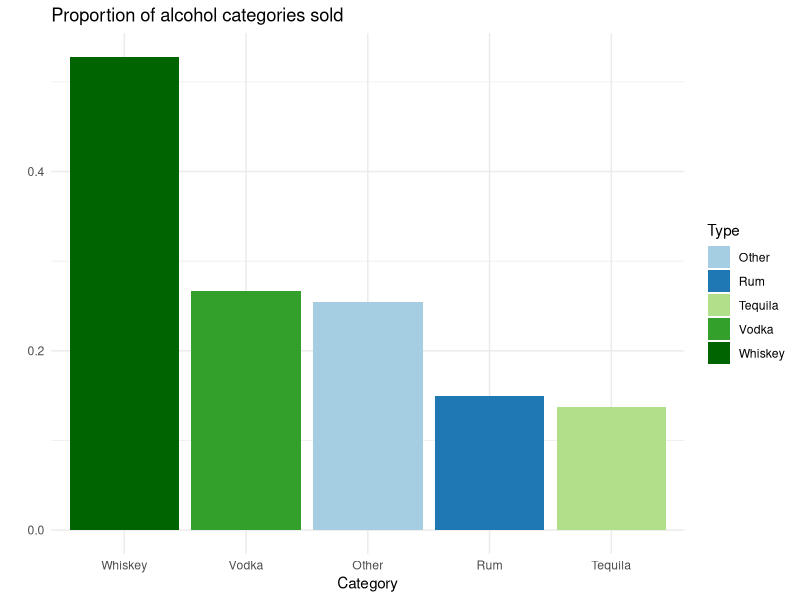
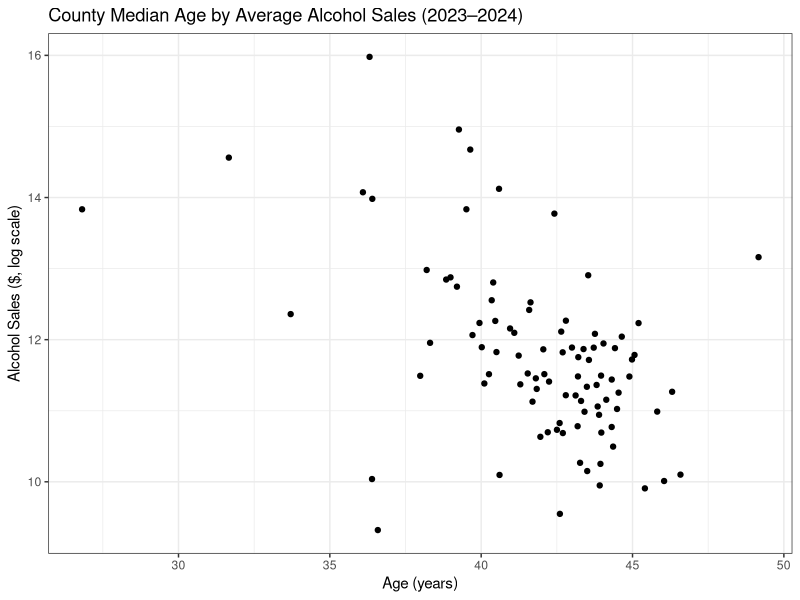
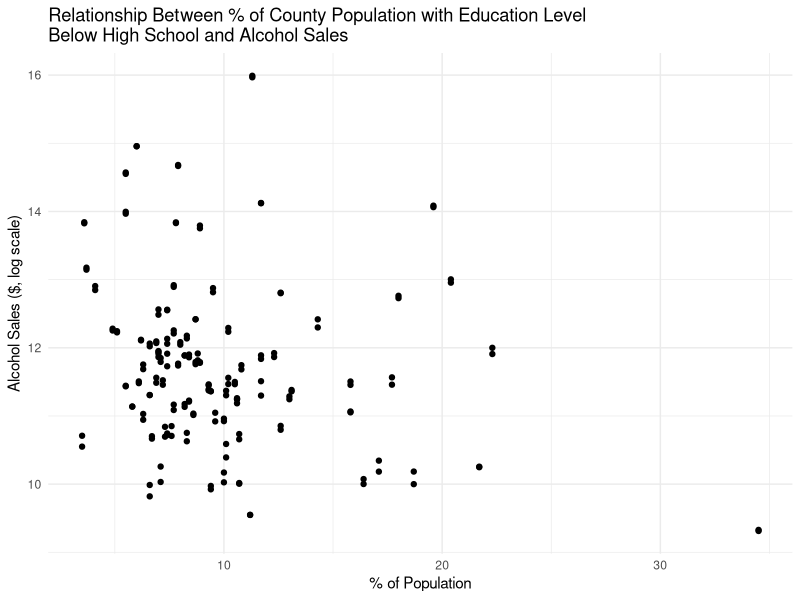
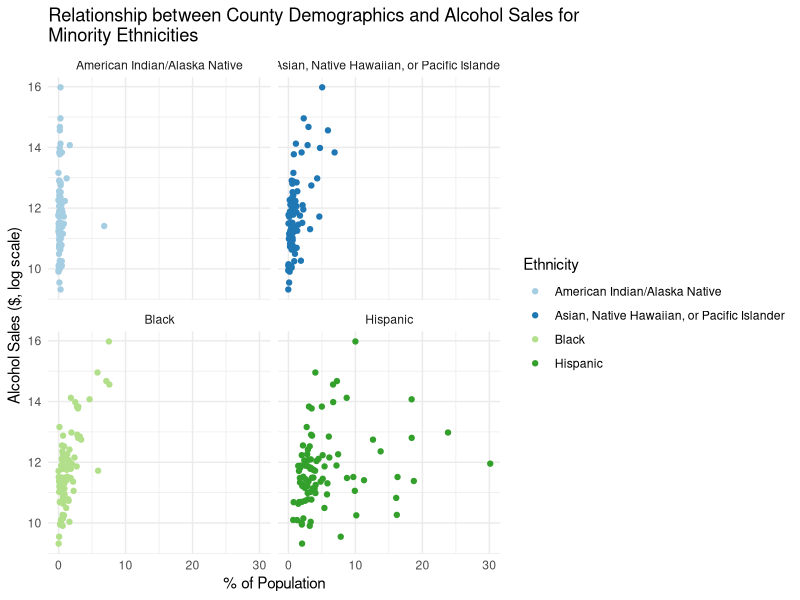

Generate these figures, in order, with R:
library(tidyverse)
library(readr)
library(here)
library(ggplot2)

# D.E.A.D. report visualizations

# read in data
model_data <- read_csv(here("data", "dead_model_data.csv")) |>
  mutate(across(month_2:month_7, as.integer))

# Alcohol Category -------------------------------------------------------------

## prepare data
p1 <- model_data |>
  # create one column containing alcohol categories and another column containing the percentages
  pivot_longer(cols = c("vodka_ptc", "whiskey_ptc", "tequila_ptc", "rum_ptc", "other_ptc"),
               names_to = "type",
               values_to = "type_ptc") |>
  # average % of each alcohol category for each county
  group_by(county_1, type) |>
  summarise(pct = mean(type_ptc),
            rev = mean(revenue)) |>
  # rename category values for plot
  mutate(type = case_when(
    type == "vodka_ptc" ~ "Vodka",
    type == "whiskey_ptc" ~ "Whiskey",
    type == "tequila_ptc" ~ "Tequila",
    type == "rum_ptc" ~ "Rum",
    type == "other_ptc" ~ "Other"
    
  ))

## create plot with category on x-axis and prop. on y-axis
p1 |>
  ggplot(aes(x=reorder(type, -pct), y=pct, fill=type)) +
  # bar plot
  geom_bar(position = "dodge", stat='identity') +
  # select manual colors
  scale_fill_manual(values = c("#a6cee3", "#1f78b4", "#b2df8a", "#33a02c", "darkgreen"),
                    name="Type") +
  # title and axis labels
  labs(x="Category",
       y="",
       title = "Proportion of alcohol categories sold") +
  theme_minimal()

# Median Age -------------------------------------------------------------------

model_data |>
  # take avg of median age value and alcohol sales for each county over the two years
  group_by(county) |>
  summarise(avg = mean(median_age),
            avg_rev = mean(revenue)) |>
  # x-axis = median age, y-axis = log of sales to show patterns more clearly and combat outliers in sales
  ggplot(aes(x=avg, y=log(avg_rev))) +
  # scatter plot
  geom_jitter() +
  # title and axis labels
  labs(x="Age (years)",
       y="Alcohol Sales ($, log scale)",
       title = "County Median Age by Average Alcohol Sales (2023–2024)") +
  theme_bw() 

# Education Level --------------------------------------------------------------

model_data |>
  # avg sales and % of pop. education below high school for each county and year
  group_by(county_1, year) |>
  summarise(avg_rev = mean(revenue),
            avg_edu = mean(pct_high_school_lower)) |>
  # plot with x-axis = % of pop. education below high school for each county and year 
  # and y-axis = log(sales) (log to deal with outliers so we can see patterns in data more clearly)
  ggplot(aes(x=avg_edu, y=log(avg_rev))) +
  # scatter plot
  geom_point() +
  # titlle and axis labels
  labs(x="% of Population",
       y="Alcohol Sales ($, log scale)",
       title = "Relationship Between % of County Population with Education Level \nBelow High School and Alcohol Sales") +
  theme_minimal()

# Ethnicity --------------------------------------------------------------------

## prepare data
p2 <- model_data |>
  # create new column containing ethnicities and another column of proportions
  pivot_longer(cols = c("pct_hispanic", "pct_black", "pct_api", "pct_aian"),
               names_to = "ethnicity",
               values_to = "proportion",
               # remove 'pct_' prefix in column values
               names_prefix = "pct_") |>
  # take avg of ethnicity proportions and sales for each county and ethnicity
  group_by(county_1, ethnicity) |>
  summarise(pct = mean(proportion),
            rev = mean(revenue)) |>
  # rename ethnicity values so it appears cleaner in the plot
  mutate(ethnicity = case_when(
    ethnicity == "hispanic" ~ "Hispanic",
    ethnicity == "foreign_born" ~ "Foreign born",
    ethnicity == "black" ~ "Black",
    ethnicity == "aian" ~ "American Indian/Alaska Native",
    ethnicity == "api" ~ "Asian, Native Hawaiian, or Pacific Islander"
  )) 

# create the plot!
p2 |>
  # x-axis = % of pop. for each ethnicity, y-axis = log(sales) (log since there are outliers in sales)
  # color points by ethnicity
  ggplot(aes(x=pct, y=log(rev), color = ethnicity)) +
  # scatter plot
  geom_jitter() +
  # manually choose colors for the graph
  scale_color_manual(name="Ethnicity", values = c("#a6cee3", "#1f78b4", "#b2df8a", "#33a02c")) +
  # create an individual scatterplot for each ethnicity
  facet_wrap(~ethnicity) +
  theme_minimal() +
  # title and axis labels
  labs(x="% of Population",
       y = "Alcohol Sales ($, log scale)",
       title="Relationship between County Demographics and Alcohol Sales for \nMinority Ethnicities")
